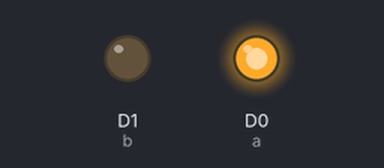
Bench run of a sketch on a simulated ESP8266 (NodeMCU). Shown: output pins drawn as LEDs (lit = HIGH).

Above: at 1.5 s.
At 4.5 s:
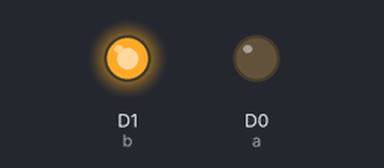
Timing chart, 0 to 7.8 s (numbered marks = the images above):
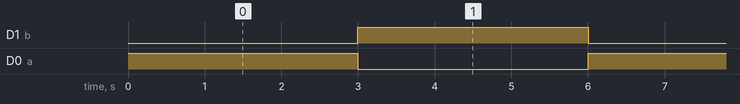

The sketch:

p1.ino
```cpp
int a = D0;
int b = D1;
void setup() {
  // put your setup code here, to run once:
  pinMode(a, OUTPUT);
  pinMode(b, OUTPUT);
  Serial.begin(9600);
}

void loop() {
  // put your main code here, to run repeatedly:
  digitalWrite(a,HIGH);
  digitalWrite(b,LOW);
  delay(3000);
  digitalWrite(a,LOW);
  digitalWrite(b,HIGH);
  delay(3000);
}
```

Measured:
- by itself, D1 (b), D0 (a): alternates HIGH for 3.0 s and LOW for 3.0 s
